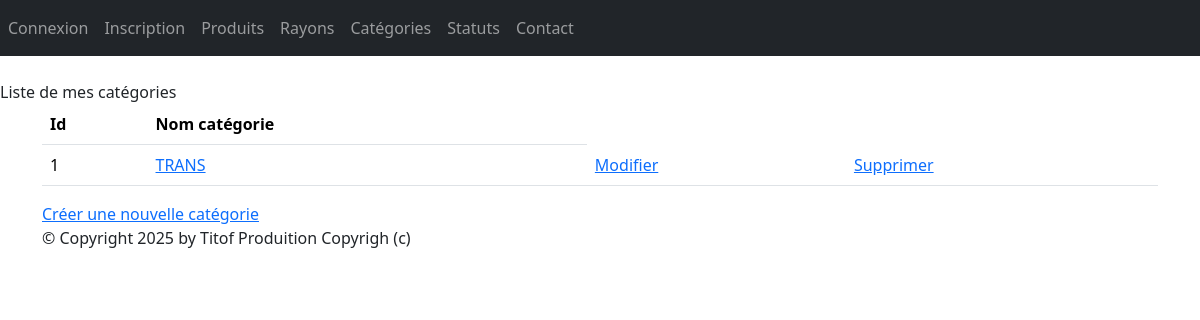
/monApp/categories/, run on an earlier commit of the app's database.
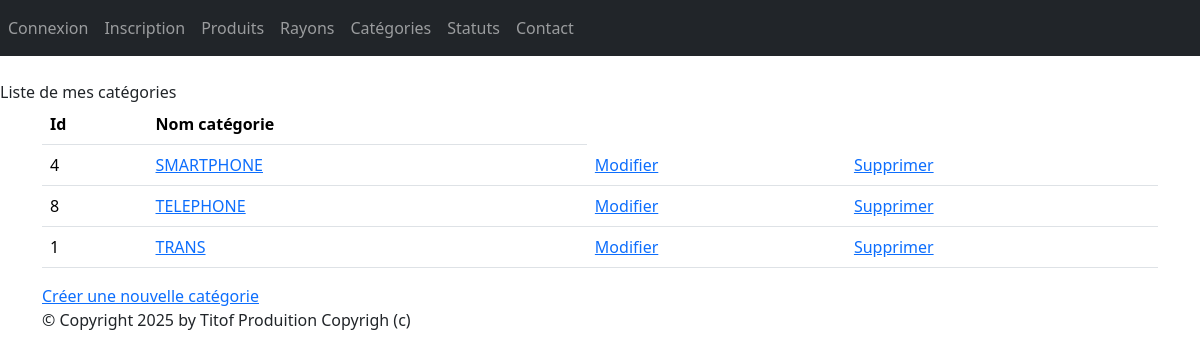
And on a later commit of the database.
### monApp/models.py (models this page shows, shortened)
class Categorie(models.Model):
    idCat = models.AutoField(primary_key=True)
    nomCat = models.CharField(max_length=100)

### monApp/views.py (the view)
# urls.py: path("categories/", CategorieListView.as_view(), name="categories"),
class CategorieListView(ListView):
    model = Categorie
    template_name = "monApp/list_categories.html"
    context_object_name = "cats"
    def get_queryset(self ) :
        return Categorie.objects.order_by("nomCat")
    def get_context_data(self, **kwargs):
        context = super(CategorieListView, self).get_context_data(**kwargs)
        context['titremenu'] = "Liste de mes catégories"
        return context

### monApp/templates/monApp/list_categories.html
{% extends 'monApp/base.html' %}
{% block menu %}
{{titremenu}}
{% endblock %}
{% block contenu %}
<table class="table">
<thead>
<th>Id</th>
<th>Nom catégorie</th>
</thead>
<tbody>
{% for cat in cats %}
<tr>
<td>{{ cat.idCat }} </td>
<td><a href="{% url 'dtl_cat' cat.idCat %}">{{ cat.nomCat | upper }}</a></td>
<td><a href="{% url 'cat-chng' cat.idCat %}">Modifier</a></td>
<td><a href="{% url 'cat-del' cat.idCat %}">Supprimer</a></td>
</tr>
{% endfor %}
</tbody>
</table>
<a href="{% url 'crt-cat' %}">Créer une nouvelle catégorie</a>
{% endblock %}

What changed in the data, as far as the page shows it:
added Categorie: idCat "4", nomCat "SMARTPHONE"
added Categorie: idCat "8", nomCat "TELEPHONE"
